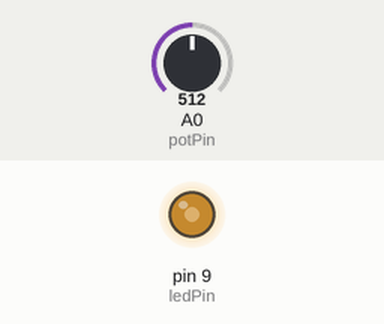
Bench run of a sketch on a simulated Arduino Uno, built with avr-gcc and run on an emulated ATmega328P. On the bench: output pins drawn as LEDs (lit = HIGH). Inputs (shaded band) come from the test bench; at power-on: A0 (potPin) = 512.

Above: at 1.2 s.
1.3 s: A0 (potPin) set to 716
At 2.5 s:
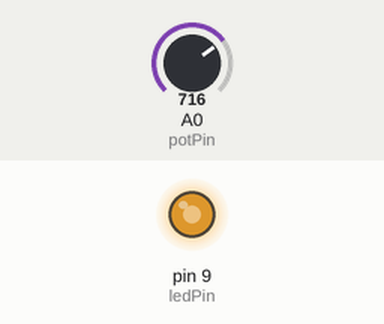
2.8 s: A0 (potPin) set to 900
At 3.8 s:
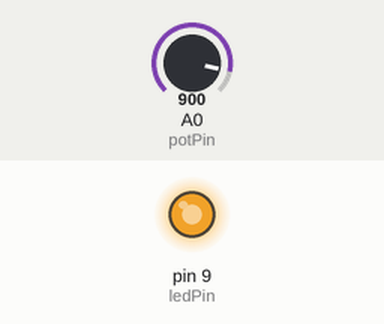
4.3 s: A0 (potPin) set to 122
At 4.8 s:
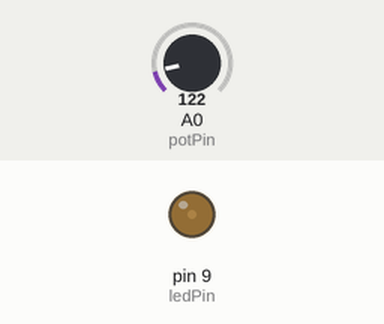
5.8 s: A0 (potPin) set to 0
At 6.2 s:
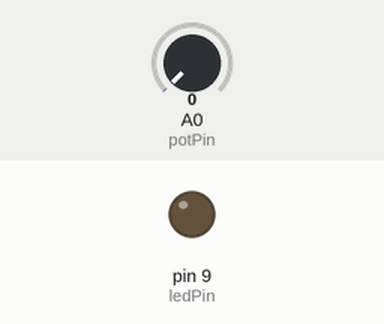
7.3 s: A0 (potPin) set to 511
At 8.4 s:
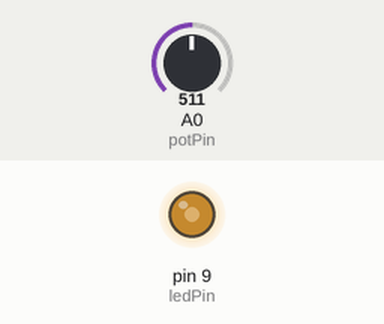
Timing chart, 0 to 9.8 s (numbered marks = the images above; inputs shaded):
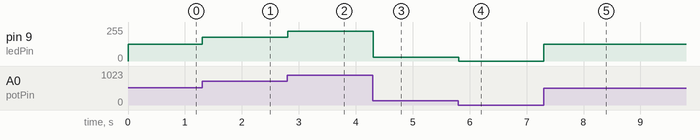

The sketch:

POTENSIO3_LED_PWM_CODE_10_IBRAHIM_NATHAN_TE2E.ino
```cpp
const int potPin = A0;
const int ledPin = 9;

void setup() {
  pinMode(ledPin, OUTPUT);
}

void loop() {
  int adcValue = analogRead(potPin);
  int brightness = map(adcValue, 0, 1023, 0, 255);
  analogWrite(ledPin, brightness);
  delay(10);
}
```

Measured:
- after the input at 1.3 s, pin 9 (ledPin): 127/255 → 178/255 at once
- after the input at 2.8 s, pin 9 (ledPin): 178/255 → 224/255 at once
- after the input at 4.3 s, pin 9 (ledPin): 224/255 → 30/255 at once
- after the input at 5.8 s, pin 9 (ledPin): 30/255 → 0/255 at once
- after the input at 7.3 s, pin 9 (ledPin): 0/255 → 127/255 at once
